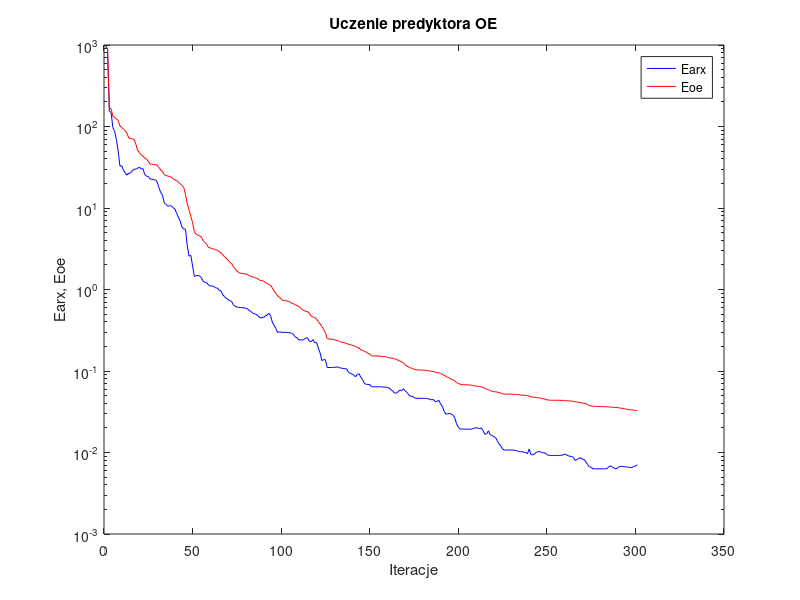
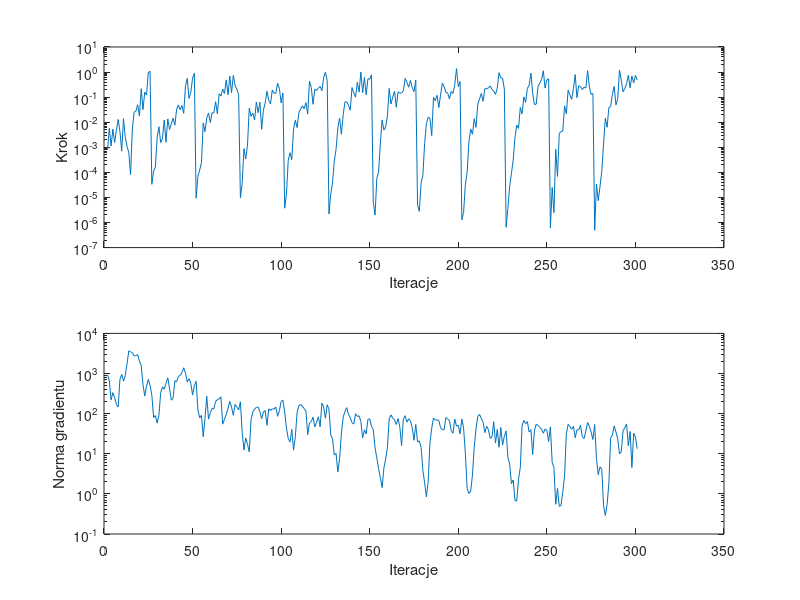

These charts were generated, in order, by the following MATLAB code:
%uczenie predyktora oe
clear all;
n=0; farx(n+1)=9.699278e+002; foe(n+1)=9.537448e+002; wspucz(n+1)=0.000000e+000; ng(n+1)=0.000000e+000;
%odnowa zmiennej metryki
n=1; farx(n+1)=8.871095e+002; foe(n+1)=8.924059e+002; krok(n+1)=7.805354e-004; ng(n+1)=9.335896e+002;
n=2; farx(n+1)=1.546925e+002; foe(n+1)=1.676547e+002; krok(n+1)=5.767896e-003; ng(n+1)=6.619359e+002;
n=3; farx(n+1)=1.484943e+002; foe(n+1)=1.655907e+002; krok(n+1)=1.116025e-003; ng(n+1)=2.201975e+002;
n=4; farx(n+1)=9.714707e+001; foe(n+1)=1.332577e+002; krok(n+1)=5.320104e-003; ng(n+1)=3.338045e+002;
n=5; farx(n+1)=8.679155e+001; foe(n+1)=1.289000e+002; krok(n+1)=1.548092e-003; ng(n+1)=2.503191e+002;
n=6; farx(n+1)=6.922124e+001; foe(n+1)=1.240845e+002; krok(n+1)=4.815473e-003; ng(n+1)=1.692320e+002;
n=7; farx(n+1)=4.992561e+001; foe(n+1)=1.186432e+002; krok(n+1)=1.285523e-002; ng(n+1)=1.467874e+002;
n=8; farx(n+1)=3.258544e+001; foe(n+1)=1.012914e+002; krok(n+1)=4.312903e-003; ng(n+1)=7.193167e+002;
n=9; farx(n+1)=3.300578e+001; foe(n+1)=9.756467e+001; krok(n+1)=7.010405e-004; ng(n+1)=9.509673e+002;
n=10; farx(n+1)=2.893927e+001; foe(n+1)=9.289822e+001; krok(n+1)=1.384176e-002; ng(n+1)=6.448533e+002;
n=11; farx(n+1)=2.679962e+001; foe(n+1)=8.851964e+001; krok(n+1)=2.487486e-003; ng(n+1)=8.835536e+002;
n=12; farx(n+1)=2.542540e+001; foe(n+1)=8.206125e+001; krok(n+1)=1.078080e-003; ng(n+1)=1.759807e+003;
n=13; farx(n+1)=2.675268e+001; foe(n+1)=7.186067e+001; krok(n+1)=6.092969e-004; ng(n+1)=3.677029e+003;
n=14; farx(n+1)=2.693558e+001; foe(n+1)=7.158530e+001; krok(n+1)=8.147699e-005; ng(n+1)=3.481845e+003;
n=15; farx(n+1)=2.872395e+001; foe(n+1)=7.077000e+001; krok(n+1)=5.355898e-003; ng(n+1)=3.282460e+003;
n=16; farx(n+1)=3.002335e+001; foe(n+1)=6.916020e+001; krok(n+1)=2.502768e-002; ng(n+1)=2.738902e+003;
n=17; farx(n+1)=2.997176e+001; foe(n+1)=6.035489e+001; krok(n+1)=2.727640e-002; ng(n+1)=2.797441e+003;
n=18; farx(n+1)=3.069416e+001; foe(n+1)=5.062890e+001; krok(n+1)=5.003902e-002; ng(n+1)=2.952356e+003;
n=19; farx(n+1)=3.182629e+001; foe(n+1)=4.810315e+001; krok(n+1)=1.761298e-002; ng(n+1)=2.054072e+003;
n=20; farx(n+1)=3.012783e+001; foe(n+1)=4.476523e+001; krok(n+1)=2.176811e-001; ng(n+1)=1.592832e+003;
n=21; farx(n+1)=3.039535e+001; foe(n+1)=4.352717e+001; krok(n+1)=3.172883e-002; ng(n+1)=5.324334e+002;
n=22; farx(n+1)=2.579263e+001; foe(n+1)=4.087491e+001; krok(n+1)=1.587379e-001; ng(n+1)=2.743738e+002;
n=23; farx(n+1)=2.451123e+001; foe(n+1)=4.015128e+001; krok(n+1)=1.220399e-001; ng(n+1)=4.887209e+002;
n=24; farx(n+1)=2.442675e+001; foe(n+1)=3.730541e+001; krok(n+1)=9.282331e-001; ng(n+1)=7.123854e+002;
n=25; farx(n+1)=2.262453e+001; foe(n+1)=3.460997e+001; krok(n+1)=1.077887e+000; ng(n+1)=5.045642e+002;
%odnowa zmiennej metryki
n=26; farx(n+1)=2.254444e+001; foe(n+1)=3.430828e+001; krok(n+1)=3.336904e-005; ng(n+1)=2.877310e+002;
n=27; farx(n+1)=2.230899e+001; foe(n+1)=3.422407e+001; krok(n+1)=1.123699e-004; ng(n+1)=8.041045e+001;
n=28; farx(n+1)=2.201675e+001; foe(n+1)=3.410440e+001; krok(n+1)=1.596151e-004; ng(n+1)=8.968817e+001;
n=29; farx(n+1)=2.091859e+001; foe(n+1)=3.350966e+001; krok(n+1)=2.406381e-003; ng(n+1)=5.807608e+001;
n=30; farx(n+1)=1.787238e+001; foe(n+1)=3.139473e+001; krok(n+1)=6.606617e-003; ng(n+1)=9.127482e+001;
n=31; farx(n+1)=1.549775e+001; foe(n+1)=2.936236e+001; krok(n+1)=1.548092e-003; ng(n+1)=3.344925e+002;
n=32; farx(n+1)=1.434971e+001; foe(n+1)=2.812905e+001; krok(n+1)=2.216378e-003; ng(n+1)=4.630197e+002;
n=33; farx(n+1)=1.160333e+001; foe(n+1)=2.568375e+001; krok(n+1)=1.208515e-002; ng(n+1)=4.058020e+002;
n=34; farx(n+1)=1.108136e+001; foe(n+1)=2.509972e+001; krok(n+1)=1.594331e-003; ng(n+1)=5.707417e+002;
n=35; farx(n+1)=1.054676e+001; foe(n+1)=2.457176e+001; krok(n+1)=1.349675e-002; ng(n+1)=7.837441e+002;
n=36; farx(n+1)=1.066191e+001; foe(n+1)=2.433803e+001; krok(n+1)=5.123414e-003; ng(n+1)=4.209502e+002;
n=37; farx(n+1)=1.061150e+001; foe(n+1)=2.393084e+001; krok(n+1)=8.529216e-003; ng(n+1)=2.165923e+002;
n=38; farx(n+1)=1.008106e+001; foe(n+1)=2.280083e+001; krok(n+1)=1.450364e-002; ng(n+1)=2.416386e+002;
n=39; farx(n+1)=9.740529e+000; foe(n+1)=2.215182e+001; krok(n+1)=7.599313e-003; ng(n+1)=6.622095e+002;
n=40; farx(n+1)=8.624842e+000; foe(n+1)=2.181991e+001; krok(n+1)=3.320390e-002; ng(n+1)=6.200151e+002;
n=41; farx(n+1)=7.696836e+000; foe(n+1)=2.069087e+001; krok(n+1)=4.895039e-002; ng(n+1)=8.477786e+002;
n=42; farx(n+1)=6.914850e+000; foe(n+1)=1.988968e+001; krok(n+1)=3.112854e-002; ng(n+1)=8.965011e+002;
n=43; farx(n+1)=5.832080e+000; foe(n+1)=1.890568e+001; krok(n+1)=4.614317e-002; ng(n+1)=1.056044e+003;
n=44; farx(n+1)=5.541147e+000; foe(n+1)=1.792720e+001; krok(n+1)=2.251094e-002; ng(n+1)=1.391108e+003;
n=45; farx(n+1)=5.476772e+000; foe(n+1)=1.466327e+001; krok(n+1)=2.857025e-001; ng(n+1)=1.012834e+003;
n=46; farx(n+1)=3.427789e+000; foe(n+1)=1.123156e+001; krok(n+1)=5.600723e-001; ng(n+1)=6.199528e+002;
n=47; farx(n+1)=2.567434e+000; foe(n+1)=9.574683e+000; krok(n+1)=8.877087e-002; ng(n+1)=7.453939e+002;
n=48; farx(n+1)=2.626529e+000; foe(n+1)=7.887288e+000; krok(n+1)=1.549330e-001; ng(n+1)=5.719328e+002;
n=49; farx(n+1)=1.950221e+000; foe(n+1)=6.607127e+000; krok(n+1)=5.692710e-001; ng(n+1)=2.911671e+002;
n=50; farx(n+1)=1.449940e+000; foe(n+1)=5.153740e+000; krok(n+1)=8.922448e-001; ng(n+1)=4.970984e+002;
%odnowa zmiennej metryki
n=51; farx(n+1)=1.475919e+000; foe(n+1)=4.745367e+000; krok(n+1)=9.410994e-006; ng(n+1)=6.375932e+002;
n=52; farx(n+1)=1.492804e+000; foe(n+1)=4.642071e+000; krok(n+1)=6.946355e-005; ng(n+1)=1.260031e+002;
n=53; farx(n+1)=1.462447e+000; foe(n+1)=4.547469e+000; krok(n+1)=1.231773e-004; ng(n+1)=7.839953e+001;
n=54; farx(n+1)=1.390322e+000; foe(n+1)=4.394395e+000; krok(n+1)=2.411330e-004; ng(n+1)=9.042235e+001;
n=55; farx(n+1)=1.256254e+000; foe(n+1)=3.971091e+000; krok(n+1)=9.405190e-003; ng(n+1)=2.662525e+001;
n=56; farx(n+1)=1.227624e+000; foe(n+1)=3.772780e+000; krok(n+1)=4.182004e-003; ng(n+1)=7.530257e+001;
n=57; farx(n+1)=1.213128e+000; foe(n+1)=3.566328e+000; krok(n+1)=1.506324e-002; ng(n+1)=2.730439e+002;
n=58; farx(n+1)=1.132864e+000; foe(n+1)=3.274187e+000; krok(n+1)=2.331822e-002; ng(n+1)=7.299683e+001;
n=59; farx(n+1)=1.106105e+000; foe(n+1)=3.248212e+000; krok(n+1)=9.748751e-003; ng(n+1)=1.051380e+002;
n=60; farx(n+1)=1.098019e+000; foe(n+1)=3.164084e+000; krok(n+1)=2.378377e-002; ng(n+1)=1.351139e+002;
n=61; farx(n+1)=1.091576e+000; foe(n+1)=3.140934e+000; krok(n+1)=2.331822e-002; ng(n+1)=1.312515e+002;
n=62; farx(n+1)=1.048997e+000; foe(n+1)=3.060632e+000; krok(n+1)=6.570688e-002; ng(n+1)=2.026534e+002;
n=63; farx(n+1)=1.039477e+000; foe(n+1)=3.022689e+000; krok(n+1)=2.165649e-002; ng(n+1)=2.216971e+002;
n=64; farx(n+1)=9.832883e-001; foe(n+1)=2.928265e+000; krok(n+1)=1.357860e-001; ng(n+1)=2.335415e+002;
n=65; farx(n+1)=9.653046e-001; foe(n+1)=2.820710e+000; krok(n+1)=1.107294e-001; ng(n+1)=2.633094e+002;
n=66; farx(n+1)=8.672771e-001; foe(n+1)=2.681717e+000; krok(n+1)=2.103304e-001; ng(n+1)=5.473452e+001;
n=67; farx(n+1)=8.186830e-001; foe(n+1)=2.523492e+000; krok(n+1)=1.399123e-001; ng(n+1)=7.224697e+001;
n=68; farx(n+1)=7.789029e-001; foe(n+1)=2.417735e+000; krok(n+1)=4.880844e-001; ng(n+1)=9.585737e+001;
n=69; farx(n+1)=7.558043e-001; foe(n+1)=2.298743e+000; krok(n+1)=1.234039e-001; ng(n+1)=1.331902e+002;
n=70; farx(n+1)=7.289801e-001; foe(n+1)=2.150151e+000; krok(n+1)=6.930078e-001; ng(n+1)=2.020371e+002;
n=71; farx(n+1)=7.166631e-001; foe(n+1)=2.085255e+000; krok(n+1)=1.508553e-001; ng(n+1)=1.463365e+002;
n=72; farx(n+1)=6.486682e-001; foe(n+1)=1.913982e+000; krok(n+1)=7.386536e-001; ng(n+1)=9.105517e+001;
n=73; farx(n+1)=6.243387e-001; foe(n+1)=1.798301e+000; krok(n+1)=2.868466e-001; ng(n+1)=1.703453e+002;
n=74; farx(n+1)=6.100317e-001; foe(n+1)=1.698040e+000; krok(n+1)=2.073757e-001; ng(n+1)=1.450169e+002;
n=75; farx(n+1)=6.032211e-001; foe(n+1)=1.615303e+000; krok(n+1)=1.253606e-001; ng(n+1)=1.237432e+002;
%odnowa zmiennej metryki
n=76; farx(n+1)=6.011867e-001; foe(n+1)=1.580476e+000; krok(n+1)=9.571928e-006; ng(n+1)=1.974196e+002;
n=77; farx(n+1)=5.995028e-001; foe(n+1)=1.576512e+000; krok(n+1)=3.574308e-005; ng(n+1)=3.391891e+001;
n=78; farx(n+1)=5.938828e-001; foe(n+1)=1.565168e+000; krok(n+1)=8.861138e-004; ng(n+1)=1.243031e+001;
n=79; farx(n+1)=5.901630e-001; foe(n+1)=1.551516e+000; krok(n+1)=3.395966e-004; ng(n+1)=2.477249e+001;
n=80; farx(n+1)=5.782400e-001; foe(n+1)=1.524958e+000; krok(n+1)=1.215721e-003; ng(n+1)=1.732139e+001;
n=81; farx(n+1)=5.537609e-001; foe(n+1)=1.478150e+000; krok(n+1)=3.604146e-002; ng(n+1)=1.112413e+001;
n=82; farx(n+1)=5.378714e-001; foe(n+1)=1.452959e+000; krok(n+1)=1.725161e-002; ng(n+1)=7.091927e+001;
n=83; farx(n+1)=5.103418e-001; foe(n+1)=1.420985e+000; krok(n+1)=2.284436e-002; ng(n+1)=1.104914e+002;
n=84; farx(n+1)=5.025678e-001; foe(n+1)=1.407579e+000; krok(n+1)=1.238474e-002; ng(n+1)=1.288723e+002;
n=85; farx(n+1)=4.951503e-001; foe(n+1)=1.374590e+000; krok(n+1)=6.384007e-002; ng(n+1)=1.437809e+002;
n=86; farx(n+1)=4.741221e-001; foe(n+1)=1.348527e+000; krok(n+1)=2.378377e-002; ng(n+1)=1.456794e+002;
n=87; farx(n+1)=4.493461e-001; foe(n+1)=1.293663e+000; krok(n+1)=6.223401e-002; ng(n+1)=1.121873e+002;
n=88; farx(n+1)=4.516118e-001; foe(n+1)=1.290285e+000; krok(n+1)=5.233259e-003; ng(n+1)=7.455482e+001;
n=89; farx(n+1)=4.544536e-001; foe(n+1)=1.272489e+000; krok(n+1)=3.052860e-002; ng(n+1)=1.099668e+002;
n=90; farx(n+1)=4.716769e-001; foe(n+1)=1.223904e+000; krok(n+1)=5.793922e-002; ng(n+1)=1.189855e+002;
n=91; farx(n+1)=4.843711e-001; foe(n+1)=1.185528e+000; krok(n+1)=1.717868e-001; ng(n+1)=5.117829e+001;
n=92; farx(n+1)=5.091415e-001; foe(n+1)=1.149965e+000; krok(n+1)=7.392724e-002; ng(n+1)=1.316173e+002;
n=93; farx(n+1)=4.799595e-001; foe(n+1)=1.131842e+000; krok(n+1)=5.335388e-002; ng(n+1)=1.199160e+002;
n=94; farx(n+1)=3.979041e-001; foe(n+1)=1.046110e+000; krok(n+1)=1.931257e-001; ng(n+1)=1.314881e+002;
n=95; farx(n+1)=3.659717e-001; foe(n+1)=9.660705e-001; krok(n+1)=1.438191e-001; ng(n+1)=1.302978e+002;
n=96; farx(n+1)=3.338865e-001; foe(n+1)=8.922433e-001; krok(n+1)=1.414327e-001; ng(n+1)=1.453249e+002;
n=97; farx(n+1)=2.963299e-001; foe(n+1)=8.417741e-001; krok(n+1)=3.550835e-001; ng(n+1)=8.590043e+001;
n=98; farx(n+1)=3.034805e-001; foe(n+1)=7.980687e-001; krok(n+1)=2.224108e-001; ng(n+1)=1.183090e+002;
n=99; farx(n+1)=2.991832e-001; foe(n+1)=7.709098e-001; krok(n+1)=5.927401e-002; ng(n+1)=2.026067e+002;
n=100; farx(n+1)=2.977966e-001; foe(n+1)=7.332853e-001; krok(n+1)=1.451056e-001; ng(n+1)=2.157909e+002;
%odnowa zmiennej metryki
n=101; farx(n+1)=2.977258e-001; foe(n+1)=7.287697e-001; krok(n+1)=3.720187e-006; ng(n+1)=1.097037e+002;
n=102; farx(n+1)=2.974176e-001; foe(n+1)=7.269751e-001; krok(n+1)=1.373458e-005; ng(n+1)=4.317371e+001;
n=103; farx(n+1)=2.970129e-001; foe(n+1)=7.166577e-001; krok(n+1)=3.018569e-004; ng(n+1)=2.434195e+001;
n=104; farx(n+1)=2.940982e-001; foe(n+1)=7.049646e-001; krok(n+1)=6.048641e-004; ng(n+1)=1.957970e+001;
n=105; farx(n+1)=2.906477e-001; foe(n+1)=6.781378e-001; krok(n+1)=3.251097e-004; ng(n+1)=4.054126e+001;
n=106; farx(n+1)=2.801368e-001; foe(n+1)=6.684182e-001; krok(n+1)=5.433546e-003; ng(n+1)=1.228846e+001;
n=107; farx(n+1)=2.610822e-001; foe(n+1)=6.458324e-001; krok(n+1)=1.193571e-002; ng(n+1)=2.651961e+001;
n=108; farx(n+1)=2.550417e-001; foe(n+1)=6.335319e-001; krok(n+1)=6.099924e-003; ng(n+1)=1.068584e+002;
n=109; farx(n+1)=2.400477e-001; foe(n+1)=6.181422e-001; krok(n+1)=2.384691e-002; ng(n+1)=1.575307e+002;
n=110; farx(n+1)=2.420545e-001; foe(n+1)=5.938920e-001; krok(n+1)=3.450322e-002; ng(n+1)=1.679904e+002;
n=111; farx(n+1)=2.398102e-001; foe(n+1)=5.629457e-001; krok(n+1)=4.486711e-002; ng(n+1)=1.545066e+002;
n=112; farx(n+1)=2.439410e-001; foe(n+1)=5.537593e-001; krok(n+1)=3.459424e-002; ng(n+1)=1.333837e+002;
n=113; farx(n+1)=2.547736e-001; foe(n+1)=5.368433e-001; krok(n+1)=6.024636e-002; ng(n+1)=1.154627e+002;
n=114; farx(n+1)=2.538413e-001; foe(n+1)=5.340748e-001; krok(n+1)=2.128042e-002; ng(n+1)=3.010397e+001;
n=115; farx(n+1)=2.306127e-001; foe(n+1)=5.100505e-001; krok(n+1)=4.364225e-001; ng(n+1)=5.833988e+001;
n=116; farx(n+1)=2.305619e-001; foe(n+1)=4.680536e-001; krok(n+1)=2.457675e-001; ng(n+1)=6.346193e+001;
n=117; farx(n+1)=2.427848e-001; foe(n+1)=4.602021e-001; krok(n+1)=5.184392e-002; ng(n+1)=8.126660e+001;
n=118; farx(n+1)=2.216014e-001; foe(n+1)=4.503419e-001; krok(n+1)=2.088018e-001; ng(n+1)=4.659631e+001;
n=119; farx(n+1)=2.237341e-001; foe(n+1)=4.377737e-001; krok(n+1)=1.845727e-001; ng(n+1)=6.116539e+001;
n=120; farx(n+1)=1.915348e-001; foe(n+1)=4.015458e-001; krok(n+1)=2.292046e-001; ng(n+1)=8.330162e+001;
n=121; farx(n+1)=1.660954e-001; foe(n+1)=3.781142e-001; krok(n+1)=2.658374e-001; ng(n+1)=4.715028e+001;
n=122; farx(n+1)=1.340539e-001; foe(n+1)=3.516656e-001; krok(n+1)=1.809649e-001; ng(n+1)=1.817331e+002;
n=123; farx(n+1)=1.383993e-001; foe(n+1)=3.222789e-001; krok(n+1)=6.151726e-001; ng(n+1)=1.463559e+002;
n=124; farx(n+1)=1.368546e-001; foe(n+1)=2.953538e-001; krok(n+1)=9.908265e-001; ng(n+1)=7.689449e+001;
n=125; farx(n+1)=1.104157e-001; foe(n+1)=2.502879e-001; krok(n+1)=4.446475e-001; ng(n+1)=1.664242e+002;
%odnowa zmiennej metryki
n=126; farx(n+1)=1.104161e-001; foe(n+1)=2.470990e-001; krok(n+1)=2.186742e-006; ng(n+1)=1.285563e+002;
n=127; farx(n+1)=1.104258e-001; foe(n+1)=2.462408e-001; krok(n+1)=1.358646e-005; ng(n+1)=2.964784e+001;
n=128; farx(n+1)=1.105435e-001; foe(n+1)=2.448690e-001; krok(n+1)=3.773212e-005; ng(n+1)=2.358720e+001;
n=129; farx(n+1)=1.106806e-001; foe(n+1)=2.432658e-001; krok(n+1)=2.852628e-004; ng(n+1)=9.383923e+000;
n=130; farx(n+1)=1.118407e-001; foe(n+1)=2.377414e-001; krok(n+1)=8.259539e-004; ng(n+1)=1.015655e+001;
n=131; farx(n+1)=1.120951e-001; foe(n+1)=2.351205e-001; krok(n+1)=5.981703e-003; ng(n+1)=3.516247e+000;
n=132; farx(n+1)=1.097440e-001; foe(n+1)=2.300682e-001; krok(n+1)=1.448480e-002; ng(n+1)=7.535306e+000;
n=133; farx(n+1)=1.083914e-001; foe(n+1)=2.257112e-001; krok(n+1)=3.303309e-003; ng(n+1)=3.159515e+001;
n=134; farx(n+1)=1.074924e-001; foe(n+1)=2.231527e-001; krok(n+1)=1.891780e-002; ng(n+1)=8.093522e+001;
n=135; farx(n+1)=1.068104e-001; foe(n+1)=2.213347e-001; krok(n+1)=6.385486e-002; ng(n+1)=1.127266e+002;
n=136; farx(n+1)=1.061119e-001; foe(n+1)=2.169686e-001; krok(n+1)=6.528949e-002; ng(n+1)=1.413353e+002;
n=137; farx(n+1)=9.623079e-002; foe(n+1)=2.125874e-001; krok(n+1)=4.739825e-002; ng(n+1)=9.561287e+001;
n=138; farx(n+1)=9.370325e-002; foe(n+1)=2.111862e-001; krok(n+1)=3.034189e-002; ng(n+1)=8.055579e+001;
n=139; farx(n+1)=9.161079e-002; foe(n+1)=2.066773e-001; krok(n+1)=2.409855e-001; ng(n+1)=5.946490e+001;
n=140; farx(n+1)=8.909635e-002; foe(n+1)=2.035849e-001; krok(n+1)=1.484116e-001; ng(n+1)=5.496902e+001;
n=141; farx(n+1)=8.470991e-002; foe(n+1)=2.010235e-001; krok(n+1)=1.006999e-001; ng(n+1)=9.961768e+001;
n=142; farx(n+1)=9.091373e-002; foe(n+1)=1.944353e-001; krok(n+1)=3.903951e-001; ng(n+1)=8.535989e+001;
n=143; farx(n+1)=9.247715e-002; foe(n+1)=1.909716e-001; krok(n+1)=1.600146e-001; ng(n+1)=8.826285e+001;
n=144; farx(n+1)=8.357908e-002; foe(n+1)=1.816207e-001; krok(n+1)=1.009068e+000; ng(n+1)=6.391999e+001;
n=145; farx(n+1)=7.838890e-002; foe(n+1)=1.792891e-001; krok(n+1)=1.510272e-001; ng(n+1)=2.485572e+001;
n=146; farx(n+1)=7.039002e-002; foe(n+1)=1.738854e-001; krok(n+1)=6.063266e-001; ng(n+1)=3.948213e+001;
n=147; farx(n+1)=6.866322e-002; foe(n+1)=1.711286e-001; krok(n+1)=1.244935e-001; ng(n+1)=3.127548e+001;
n=148; farx(n+1)=6.845372e-002; foe(n+1)=1.652414e-001; krok(n+1)=5.403454e-001; ng(n+1)=7.236698e+001;
n=149; farx(n+1)=6.813702e-002; foe(n+1)=1.609532e-001; krok(n+1)=5.174513e-001; ng(n+1)=7.392862e+001;
n=150; farx(n+1)=6.406786e-002; foe(n+1)=1.536452e-001; krok(n+1)=7.679697e-001; ng(n+1)=4.825378e+001;
%odnowa zmiennej metryki
n=151; farx(n+1)=6.403388e-002; foe(n+1)=1.529840e-001; krok(n+1)=6.514692e-006; ng(n+1)=4.037828e+001;
n=152; farx(n+1)=6.403498e-002; foe(n+1)=1.529504e-001; krok(n+1)=1.977330e-006; ng(n+1)=1.429601e+001;
n=153; farx(n+1)=6.401369e-002; foe(n+1)=1.527084e-001; krok(n+1)=5.735983e-005; ng(n+1)=7.912085e+000;
n=154; farx(n+1)=6.403830e-002; foe(n+1)=1.525900e-001; krok(n+1)=1.046887e-004; ng(n+1)=4.253341e+000;
n=155; farx(n+1)=6.419941e-002; foe(n+1)=1.520335e-001; krok(n+1)=1.413789e-003; ng(n+1)=2.571618e+000;
n=156; farx(n+1)=6.363056e-002; foe(n+1)=1.503828e-001; krok(n+1)=1.238474e-002; ng(n+1)=1.435072e+000;
n=157; farx(n+1)=6.353351e-002; foe(n+1)=1.500135e-001; krok(n+1)=4.874376e-003; ng(n+1)=4.452054e+000;
n=158; farx(n+1)=6.336167e-002; foe(n+1)=1.495419e-001; krok(n+1)=6.425309e-003; ng(n+1)=7.331109e+000;
n=159; farx(n+1)=6.258982e-002; foe(n+1)=1.470302e-001; krok(n+1)=1.799391e-002; ng(n+1)=1.449913e+001;
n=160; farx(n+1)=6.189335e-002; foe(n+1)=1.453598e-001; krok(n+1)=2.230786e-001; ng(n+1)=7.343709e+001;
n=161; farx(n+1)=5.872898e-002; foe(n+1)=1.443308e-001; krok(n+1)=5.335388e-002; ng(n+1)=9.329917e+001;
n=162; farx(n+1)=5.681012e-002; foe(n+1)=1.432672e-001; krok(n+1)=1.008497e-001; ng(n+1)=7.675348e+001;
n=163; farx(n+1)=5.351453e-002; foe(n+1)=1.405844e-001; krok(n+1)=1.732520e-001; ng(n+1)=7.058567e+001;
n=164; farx(n+1)=5.352411e-002; foe(n+1)=1.397964e-001; krok(n+1)=3.920841e-002; ng(n+1)=5.365722e+001;
n=165; farx(n+1)=5.571248e-002; foe(n+1)=1.354497e-001; krok(n+1)=1.638325e-001; ng(n+1)=7.557621e+001;
n=166; farx(n+1)=5.836701e-002; foe(n+1)=1.321205e-001; krok(n+1)=1.442609e-001; ng(n+1)=4.612146e+001;
n=167; farx(n+1)=5.696960e-002; foe(n+1)=1.297652e-001; krok(n+1)=1.464036e-001; ng(n+1)=1.586730e+001;
n=168; farx(n+1)=6.052446e-002; foe(n+1)=1.264985e-001; krok(n+1)=1.794664e-001; ng(n+1)=7.455530e+001;
n=169; farx(n+1)=5.710241e-002; foe(n+1)=1.188800e-001; krok(n+1)=5.571345e-001; ng(n+1)=8.883425e+001;
n=170; farx(n+1)=5.457680e-002; foe(n+1)=1.147168e-001; krok(n+1)=3.891962e-001; ng(n+1)=6.160612e+001;
n=171; farx(n+1)=5.134363e-002; foe(n+1)=1.118090e-001; krok(n+1)=2.483631e-001; ng(n+1)=7.437937e+001;
n=172; farx(n+1)=4.894416e-002; foe(n+1)=1.092687e-001; krok(n+1)=4.635137e-001; ng(n+1)=6.520863e+001;
n=173; farx(n+1)=4.892261e-002; foe(n+1)=1.073190e-001; krok(n+1)=2.401907e-001; ng(n+1)=4.414272e+001;
n=174; farx(n+1)=4.739870e-002; foe(n+1)=1.054457e-001; krok(n+1)=1.668649e-001; ng(n+1)=2.169848e+001;
n=175; farx(n+1)=4.616176e-002; foe(n+1)=1.034101e-001; krok(n+1)=4.819709e-001; ng(n+1)=5.346498e+001;
%odnowa zmiennej metryki
n=176; farx(n+1)=4.616071e-002; foe(n+1)=1.032612e-001; krok(n+1)=5.062902e-006; ng(n+1)=1.981959e+001;
n=177; farx(n+1)=4.615324e-002; foe(n+1)=1.031740e-001; krok(n+1)=2.785262e-006; ng(n+1)=2.100303e+001;
n=178; farx(n+1)=4.612686e-002; foe(n+1)=1.026424e-001; krok(n+1)=3.909086e-005; ng(n+1)=1.447991e+001;
n=179; farx(n+1)=4.615810e-002; foe(n+1)=1.025777e-001; krok(n+1)=7.356783e-005; ng(n+1)=3.886901e+000;
n=180; farx(n+1)=4.627629e-002; foe(n+1)=1.023073e-001; krok(n+1)=1.424799e-003; ng(n+1)=1.878679e+000;
n=181; farx(n+1)=4.616482e-002; foe(n+1)=1.018679e-001; krok(n+1)=8.751130e-003; ng(n+1)=8.414908e-001;
n=182; farx(n+1)=4.566927e-002; foe(n+1)=1.006687e-001; krok(n+1)=1.586441e-002; ng(n+1)=2.054532e+000;
n=183; farx(n+1)=4.489440e-002; foe(n+1)=9.986544e-002; krok(n+1)=1.448480e-002; ng(n+1)=1.886738e+001;
n=184; farx(n+1)=4.429529e-002; foe(n+1)=9.917069e-002; krok(n+1)=2.929274e-003; ng(n+1)=4.328146e+001;
n=185; farx(n+1)=4.463160e-002; foe(n+1)=9.821409e-002; krok(n+1)=9.810024e-002; ng(n+1)=7.741747e+001;
n=186; farx(n+1)=4.213077e-002; foe(n+1)=9.682464e-002; krok(n+1)=7.233428e-002; ng(n+1)=6.929458e+001;
n=187; farx(n+1)=4.247208e-002; foe(n+1)=9.592961e-002; krok(n+1)=1.186316e-001; ng(n+1)=7.014565e+001;
n=188; farx(n+1)=4.367356e-002; foe(n+1)=9.517816e-002; krok(n+1)=3.863769e-002; ng(n+1)=6.744248e+001;
n=189; farx(n+1)=3.948694e-002; foe(n+1)=9.352812e-002; krok(n+1)=1.241815e-001; ng(n+1)=4.476010e+001;
n=190; farx(n+1)=3.669016e-002; foe(n+1)=9.084874e-002; krok(n+1)=3.635836e-001; ng(n+1)=3.977724e+001;
n=191; farx(n+1)=3.208100e-002; foe(n+1)=8.866102e-002; krok(n+1)=2.635881e-001; ng(n+1)=3.944425e+001;
n=192; farx(n+1)=2.959988e-002; foe(n+1)=8.606016e-002; krok(n+1)=1.528330e-001; ng(n+1)=7.985343e+001;
n=193; farx(n+1)=2.978813e-002; foe(n+1)=8.337305e-002; krok(n+1)=1.484116e-001; ng(n+1)=7.309997e+001;
n=194; farx(n+1)=3.035878e-002; foe(n+1)=8.212458e-002; krok(n+1)=8.343244e-002; ng(n+1)=6.706019e+001;
n=195; farx(n+1)=2.960896e-002; foe(n+1)=7.890255e-002; krok(n+1)=1.695040e-001; ng(n+1)=3.768876e+001;
n=196; farx(n+1)=2.871545e-002; foe(n+1)=7.781217e-002; krok(n+1)=1.389631e-001; ng(n+1)=3.261429e+001;
n=197; farx(n+1)=2.670855e-002; foe(n+1)=7.569009e-002; krok(n+1)=3.118032e-001; ng(n+1)=7.348582e+001;
n=198; farx(n+1)=2.252097e-002; foe(n+1)=7.208990e-002; krok(n+1)=1.374295e+000; ng(n+1)=4.879605e+001;
n=199; farx(n+1)=2.059157e-002; foe(n+1)=7.050774e-002; krok(n+1)=2.613267e-001; ng(n+1)=5.134354e+001;
n=200; farx(n+1)=1.940168e-002; foe(n+1)=6.872298e-002; krok(n+1)=4.187571e-001; ng(n+1)=3.120927e+001;
%odnowa zmiennej metryki
n=201; farx(n+1)=1.939956e-002; foe(n+1)=6.820773e-002; krok(n+1)=1.285680e-006; ng(n+1)=7.378722e+001;
n=202; farx(n+1)=1.939179e-002; foe(n+1)=6.788409e-002; krok(n+1)=2.502989e-006; ng(n+1)=4.308364e+001;
n=203; farx(n+1)=1.937186e-002; foe(n+1)=6.765373e-002; krok(n+1)=3.326767e-005; ng(n+1)=1.018356e+001;
n=204; farx(n+1)=1.937150e-002; foe(n+1)=6.764193e-002; krok(n+1)=9.964570e-005; ng(n+1)=1.374349e+000;
n=205; farx(n+1)=1.931020e-002; foe(n+1)=6.750170e-002; krok(n+1)=1.736904e-003; ng(n+1)=1.023134e+000;
n=206; farx(n+1)=1.931027e-002; foe(n+1)=6.708579e-002; krok(n+1)=5.294040e-003; ng(n+1)=1.165027e+000;
n=207; farx(n+1)=1.948734e-002; foe(n+1)=6.649970e-002; krok(n+1)=3.303815e-003; ng(n+1)=2.963968e+000;
n=208; farx(n+1)=1.986487e-002; foe(n+1)=6.592326e-002; krok(n+1)=1.376948e-002; ng(n+1)=1.449441e+001;
n=209; farx(n+1)=2.013981e-002; foe(n+1)=6.525981e-002; krok(n+1)=6.256921e-003; ng(n+1)=4.291543e+001;
n=210; farx(n+1)=1.995163e-002; foe(n+1)=6.492534e-002; krok(n+1)=5.205007e-002; ng(n+1)=8.501601e+001;
n=211; farx(n+1)=1.958902e-002; foe(n+1)=6.450888e-002; krok(n+1)=8.472165e-002; ng(n+1)=9.571750e+001;
n=212; farx(n+1)=2.005816e-002; foe(n+1)=6.380562e-002; krok(n+1)=1.400181e-001; ng(n+1)=7.604808e+001;
n=213; farx(n+1)=1.853549e-002; foe(n+1)=6.300161e-002; krok(n+1)=6.826594e-002; ng(n+1)=6.072719e+001;
n=214; farx(n+1)=1.678031e-002; foe(n+1)=6.138780e-002; krok(n+1)=2.193298e-001; ng(n+1)=3.367001e+001;
n=215; farx(n+1)=1.690035e-002; foe(n+1)=5.995171e-002; krok(n+1)=2.134155e-001; ng(n+1)=4.863930e+001;
n=216; farx(n+1)=1.849380e-002; foe(n+1)=5.912012e-002; krok(n+1)=2.343012e-001; ng(n+1)=3.989616e+001;
n=217; farx(n+1)=1.658588e-002; foe(n+1)=5.754014e-002; krok(n+1)=2.785378e-001; ng(n+1)=2.410588e+001;
n=218; farx(n+1)=1.620634e-002; foe(n+1)=5.630604e-002; krok(n+1)=2.032965e-001; ng(n+1)=2.603281e+001;
n=219; farx(n+1)=1.564892e-002; foe(n+1)=5.574722e-002; krok(n+1)=1.732520e-001; ng(n+1)=6.275537e+001;
n=220; farx(n+1)=1.525436e-002; foe(n+1)=5.554495e-002; krok(n+1)=1.294659e-001; ng(n+1)=1.854856e+001;
n=221; farx(n+1)=1.399693e-002; foe(n+1)=5.513863e-002; krok(n+1)=2.268451e-001; ng(n+1)=4.026526e+001;
n=222; farx(n+1)=1.274594e-002; foe(n+1)=5.424244e-002; krok(n+1)=9.453922e-001; ng(n+1)=1.452257e+001;
n=223; farx(n+1)=1.204442e-002; foe(n+1)=5.358909e-002; krok(n+1)=5.951487e-001; ng(n+1)=4.514122e+001;
n=224; farx(n+1)=1.105150e-002; foe(n+1)=5.259465e-002; krok(n+1)=5.714050e-001; ng(n+1)=1.638185e+001;
n=225; farx(n+1)=1.073083e-002; foe(n+1)=5.209950e-002; krok(n+1)=2.094296e-001; ng(n+1)=2.748909e+001;
%odnowa zmiennej metryki
n=226; farx(n+1)=1.073057e-002; foe(n+1)=5.200702e-002; krok(n+1)=6.512383e-007; ng(n+1)=3.720194e+001;
n=227; farx(n+1)=1.073119e-002; foe(n+1)=5.199187e-002; krok(n+1)=3.690681e-006; ng(n+1)=8.153279e+000;
n=228; farx(n+1)=1.073433e-002; foe(n+1)=5.194029e-002; krok(n+1)=2.769106e-005; ng(n+1)=5.503155e+000;
n=229; farx(n+1)=1.072786e-002; foe(n+1)=5.192227e-002; krok(n+1)=9.092246e-005; ng(n+1)=1.797773e+000;
n=230; farx(n+1)=1.069679e-002; foe(n+1)=5.182483e-002; krok(n+1)=3.111125e-004; ng(n+1)=2.219453e+000;
n=231; farx(n+1)=1.061637e-002; foe(n+1)=5.175337e-002; krok(n+1)=2.469223e-003; ng(n+1)=6.873346e-001;
n=232; farx(n+1)=1.048842e-002; foe(n+1)=5.155289e-002; krok(n+1)=7.632150e-003; ng(n+1)=6.617147e-001;
n=233; farx(n+1)=1.036230e-002; foe(n+1)=5.144560e-002; krok(n+1)=5.682045e-003; ng(n+1)=2.340202e+000;
n=234; farx(n+1)=1.015443e-002; foe(n+1)=5.072996e-002; krok(n+1)=3.850210e-002; ng(n+1)=4.503780e+000;
n=235; farx(n+1)=1.029537e-002; foe(n+1)=5.058470e-002; krok(n+1)=2.165649e-002; ng(n+1)=4.971490e+001;
n=236; farx(n+1)=1.002997e-002; foe(n+1)=5.043411e-002; krok(n+1)=1.022628e-001; ng(n+1)=6.757235e+001;
n=237; farx(n+1)=1.008368e-002; foe(n+1)=5.028894e-002; krok(n+1)=6.128758e-002; ng(n+1)=5.668435e+001;
n=238; farx(n+1)=9.608684e-003; foe(n+1)=4.981884e-002; krok(n+1)=2.205796e-001; ng(n+1)=6.293528e+001;
n=239; farx(n+1)=1.100755e-002; foe(n+1)=4.929522e-002; krok(n+1)=3.057702e-001; ng(n+1)=3.477612e+001;
n=240; farx(n+1)=9.462138e-003; foe(n+1)=4.814572e-002; krok(n+1)=9.073805e-001; ng(n+1)=4.002939e+001;
n=241; farx(n+1)=9.359643e-003; foe(n+1)=4.783219e-002; krok(n+1)=1.387866e-001; ng(n+1)=9.555072e+000;
n=242; farx(n+1)=9.573627e-003; foe(n+1)=4.768381e-002; krok(n+1)=5.055608e-002; ng(n+1)=3.799210e+001;
n=243; farx(n+1)=1.007242e-002; foe(n+1)=4.727758e-002; krok(n+1)=5.285294e-002; ng(n+1)=5.447243e+001;
n=244; farx(n+1)=1.017757e-002; foe(n+1)=4.689349e-002; krok(n+1)=2.635881e-001; ng(n+1)=5.072567e+001;
n=245; farx(n+1)=1.029328e-002; foe(n+1)=4.666183e-002; krok(n+1)=3.655097e-001; ng(n+1)=4.576847e+001;
n=246; farx(n+1)=9.969501e-003; foe(n+1)=4.615001e-002; krok(n+1)=5.015999e-001; ng(n+1)=4.076800e+001;
n=247; farx(n+1)=9.890149e-003; foe(n+1)=4.549415e-002; krok(n+1)=1.127230e+000; ng(n+1)=3.254668e+001;
n=248; farx(n+1)=9.889017e-003; foe(n+1)=4.516323e-002; krok(n+1)=2.292046e-001; ng(n+1)=4.084077e+001;
n=249; farx(n+1)=9.452201e-003; foe(n+1)=4.438589e-002; krok(n+1)=4.884576e-001; ng(n+1)=3.841333e+001;
n=250; farx(n+1)=9.219254e-003; foe(n+1)=4.396563e-002; krok(n+1)=5.344503e-001; ng(n+1)=2.020553e+001;
%odnowa zmiennej metryki
n=251; farx(n+1)=9.218703e-003; foe(n+1)=4.383345e-002; krok(n+1)=6.076416e-007; ng(n+1)=4.668580e+001;
n=252; farx(n+1)=9.214070e-003; foe(n+1)=4.378089e-002; krok(n+1)=2.508858e-005; ng(n+1)=6.083198e+000;
n=253; farx(n+1)=9.213860e-003; foe(n+1)=4.377830e-002; krok(n+1)=2.488118e-006; ng(n+1)=4.538528e+000;
n=254; farx(n+1)=9.204535e-003; foe(n+1)=4.376508e-002; krok(n+1)=8.336543e-004; ng(n+1)=5.505129e-001;
n=255; farx(n+1)=9.199744e-003; foe(n+1)=4.375798e-002; krok(n+1)=6.905895e-005; ng(n+1)=1.377262e+000;
n=256; farx(n+1)=9.186708e-003; foe(n+1)=4.371607e-002; krok(n+1)=3.595805e-003; ng(n+1)=4.866174e-001;
n=257; farx(n+1)=9.255925e-003; foe(n+1)=4.365184e-002; krok(n+1)=4.187528e-003; ng(n+1)=5.183846e-001;
n=258; farx(n+1)=9.301267e-003; foe(n+1)=4.360194e-002; krok(n+1)=4.483426e-003; ng(n+1)=1.118321e+000;
n=259; farx(n+1)=9.571139e-003; foe(n+1)=4.328333e-002; krok(n+1)=4.524124e-002; ng(n+1)=2.844344e+000;
n=260; farx(n+1)=9.386060e-003; foe(n+1)=4.316467e-002; krok(n+1)=2.165649e-002; ng(n+1)=3.191380e+001;
n=261; farx(n+1)=9.131192e-003; foe(n+1)=4.303945e-002; krok(n+1)=1.885458e-001; ng(n+1)=5.406063e+001;
n=262; farx(n+1)=8.978587e-003; foe(n+1)=4.293830e-002; krok(n+1)=1.238628e-001; ng(n+1)=4.747706e+001;
n=263; farx(n+1)=8.939006e-003; foe(n+1)=4.274685e-002; krok(n+1)=8.153064e-002; ng(n+1)=4.099569e+001;
n=264; farx(n+1)=8.683207e-003; foe(n+1)=4.239602e-002; krok(n+1)=2.158836e-001; ng(n+1)=4.871767e+001;
n=265; farx(n+1)=7.960095e-003; foe(n+1)=4.197997e-002; krok(n+1)=7.926233e-001; ng(n+1)=2.510673e+001;
n=266; farx(n+1)=8.225104e-003; foe(n+1)=4.165335e-002; krok(n+1)=9.548572e-002; ng(n+1)=3.974949e+001;
n=267; farx(n+1)=8.464381e-003; foe(n+1)=4.126739e-002; krok(n+1)=2.840119e-001; ng(n+1)=3.926270e+001;
n=268; farx(n+1)=8.642490e-003; foe(n+1)=4.081283e-002; krok(n+1)=2.601807e-001; ng(n+1)=5.115557e+001;
n=269; farx(n+1)=8.290478e-003; foe(n+1)=4.050409e-002; krok(n+1)=2.022243e-001; ng(n+1)=2.669555e+001;
n=270; farx(n+1)=8.245068e-003; foe(n+1)=4.027379e-002; krok(n+1)=2.465387e-001; ng(n+1)=2.392185e+001;
n=271; farx(n+1)=7.682937e-003; foe(n+1)=3.978544e-002; krok(n+1)=2.317569e-001; ng(n+1)=3.677921e+001;
n=272; farx(n+1)=7.131919e-003; foe(n+1)=3.857014e-002; krok(n+1)=1.145368e+000; ng(n+1)=6.017955e+001;
n=273; farx(n+1)=6.697906e-003; foe(n+1)=3.758186e-002; krok(n+1)=2.577747e-001; ng(n+1)=4.861250e+001;
n=274; farx(n+1)=6.578441e-003; foe(n+1)=3.723146e-002; krok(n+1)=1.269153e-001; ng(n+1)=3.454141e+001;
n=275; farx(n+1)=6.305756e-003; foe(n+1)=3.695268e-002; krok(n+1)=1.387866e-001; ng(n+1)=2.271675e+001;
%odnowa zmiennej metryki
n=276; farx(n+1)=6.305485e-003; foe(n+1)=3.682598e-002; krok(n+1)=4.888654e-007; ng(n+1)=5.352291e+001;
n=277; farx(n+1)=6.302846e-003; foe(n+1)=3.669733e-002; krok(n+1)=3.418410e-005; ng(n+1)=7.592676e+000;
n=278; farx(n+1)=6.303056e-003; foe(n+1)=3.669361e-002; krok(n+1)=7.471755e-006; ng(n+1)=2.986951e+000;
n=279; farx(n+1)=6.306184e-003; foe(n+1)=3.665330e-002; krok(n+1)=2.780862e-005; ng(n+1)=4.716445e+000;
n=280; farx(n+1)=6.310870e-003; foe(n+1)=3.652928e-002; krok(n+1)=1.084602e-004; ng(n+1)=4.105398e+000;
n=281; farx(n+1)=6.288990e-003; foe(n+1)=3.650978e-002; krok(n+1)=1.350546e-003; ng(n+1)=5.045300e-001;
n=282; farx(n+1)=6.318806e-003; foe(n+1)=3.646167e-002; krok(n+1)=1.448480e-002; ng(n+1)=2.896737e-001;
n=283; farx(n+1)=6.344564e-003; foe(n+1)=3.642255e-002; krok(n+1)=6.271232e-003; ng(n+1)=5.415647e-001;
n=284; farx(n+1)=6.731008e-003; foe(n+1)=3.619975e-002; krok(n+1)=3.781898e-002; ng(n+1)=1.791907e+000;
n=285; farx(n+1)=6.836910e-003; foe(n+1)=3.610345e-002; krok(n+1)=4.235232e-002; ng(n+1)=2.470027e+001;
n=286; farx(n+1)=6.627639e-003; foe(n+1)=3.597174e-002; krok(n+1)=1.297328e-001; ng(n+1)=2.918862e+001;
n=287; farx(n+1)=6.456552e-003; foe(n+1)=3.579008e-002; krok(n+1)=2.680018e-001; ng(n+1)=4.958601e+001;
n=288; farx(n+1)=6.278644e-003; foe(n+1)=3.568684e-002; krok(n+1)=4.904612e-002; ng(n+1)=3.478659e+001;
n=289; farx(n+1)=6.521880e-003; foe(n+1)=3.557807e-002; krok(n+1)=8.512166e-002; ng(n+1)=2.359706e+001;
n=290; farx(n+1)=6.716083e-003; foe(n+1)=3.518472e-002; krok(n+1)=1.194991e+000; ng(n+1)=9.940817e+000;
n=291; farx(n+1)=6.788719e-003; foe(n+1)=3.492605e-002; krok(n+1)=4.726961e-001; ng(n+1)=1.121446e+001;
n=292; farx(n+1)=6.722860e-003; foe(n+1)=3.482529e-002; krok(n+1)=1.638325e-001; ng(n+1)=3.749321e+001;
n=293; farx(n+1)=6.662237e-003; foe(n+1)=3.431930e-002; krok(n+1)=2.224108e-001; ng(n+1)=4.421762e+001;
n=294; farx(n+1)=6.679824e-003; foe(n+1)=3.396132e-002; krok(n+1)=3.403631e-001; ng(n+1)=5.532098e+001;
n=295; farx(n+1)=6.581888e-003; foe(n+1)=3.368778e-002; krok(n+1)=7.461831e-001; ng(n+1)=1.572104e+001;
n=296; farx(n+1)=6.548071e-003; foe(n+1)=3.345390e-002; krok(n+1)=2.373843e-001; ng(n+1)=3.585701e+001;
n=297; farx(n+1)=6.571238e-003; foe(n+1)=3.326385e-002; krok(n+1)=6.954939e-001; ng(n+1)=4.537940e+000;
n=298; farx(n+1)=6.731901e-003; foe(n+1)=3.307497e-002; krok(n+1)=3.655097e-001; ng(n+1)=3.262971e+001;
n=299; farx(n+1)=6.831855e-003; foe(n+1)=3.282609e-002; krok(n+1)=7.386536e-001; ng(n+1)=2.587879e+001;
n=300; farx(n+1)=7.080077e-003; foe(n+1)=3.259279e-002; krok(n+1)=4.819709e-001; ng(n+1)=1.341194e+001;

figure; semilogy(farx,'b'); hold on; semilogy(foe,'r'); xlabel('Iteracje'); ylabel('Earx, Eoe'); legend('Earx','Eoe'); title('Uczenie predyktora OE');
figure; subplot(2,1,1); semilogy(krok); xlabel('Iteracje'); ylabel('Krok');
subplot(2,1,2); semilogy(ng); xlabel('Iteracje'); ylabel('Norma gradientu');
Earx=farx(n+1)
Eoe=foe(n+1)
